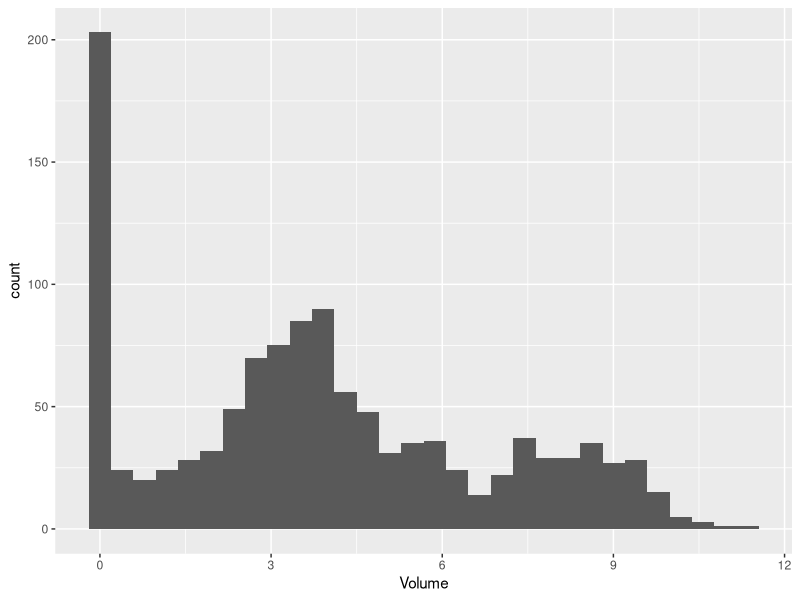
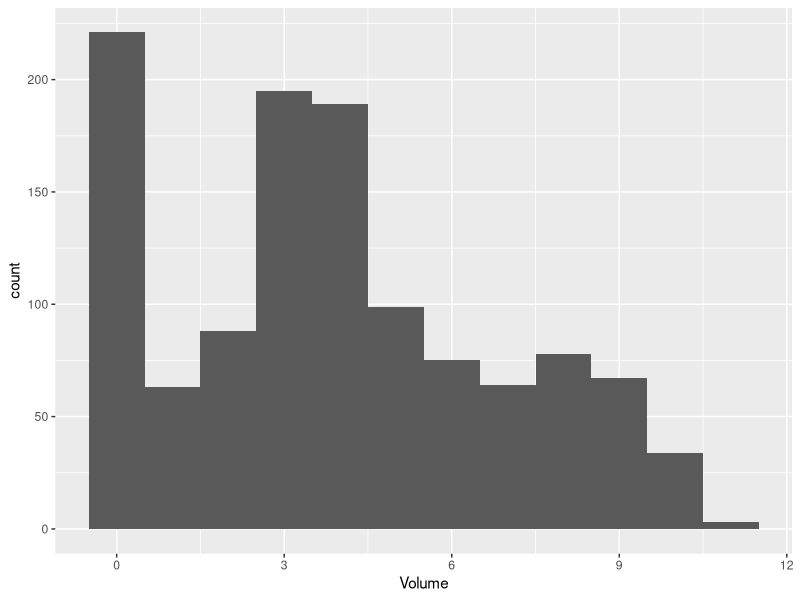
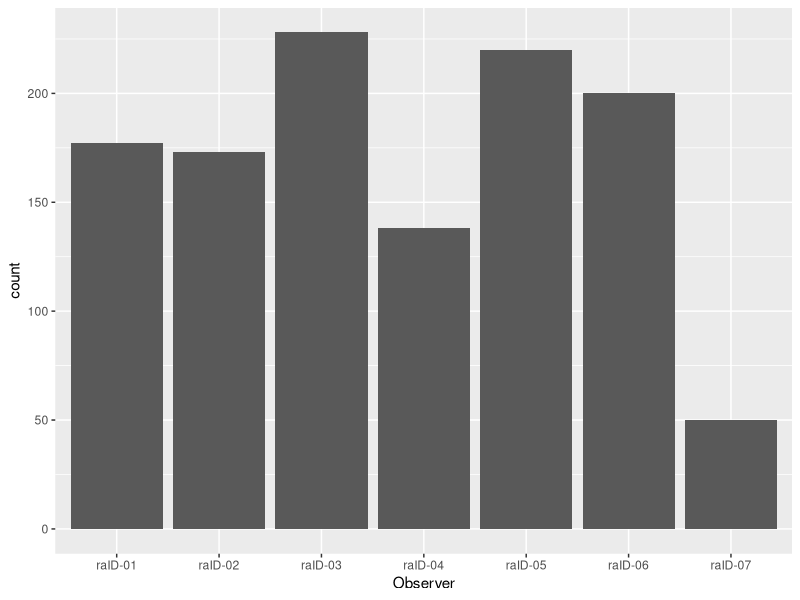
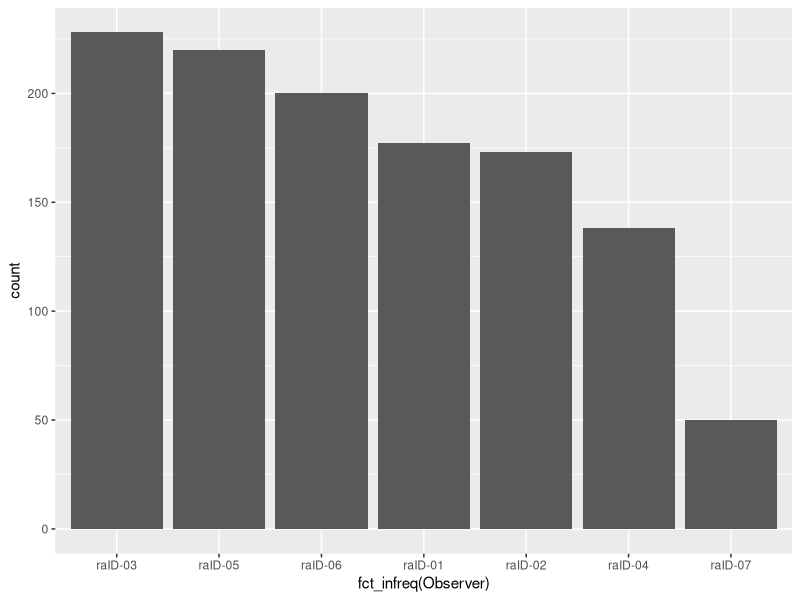
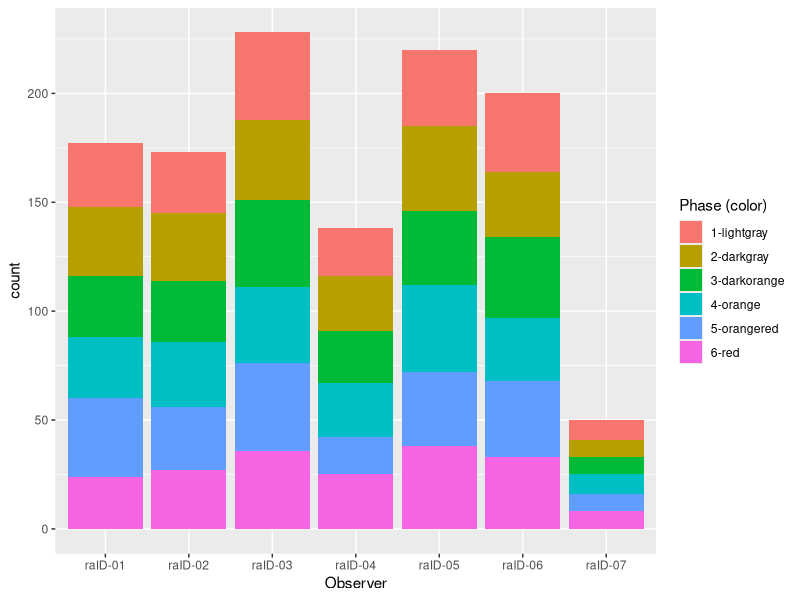
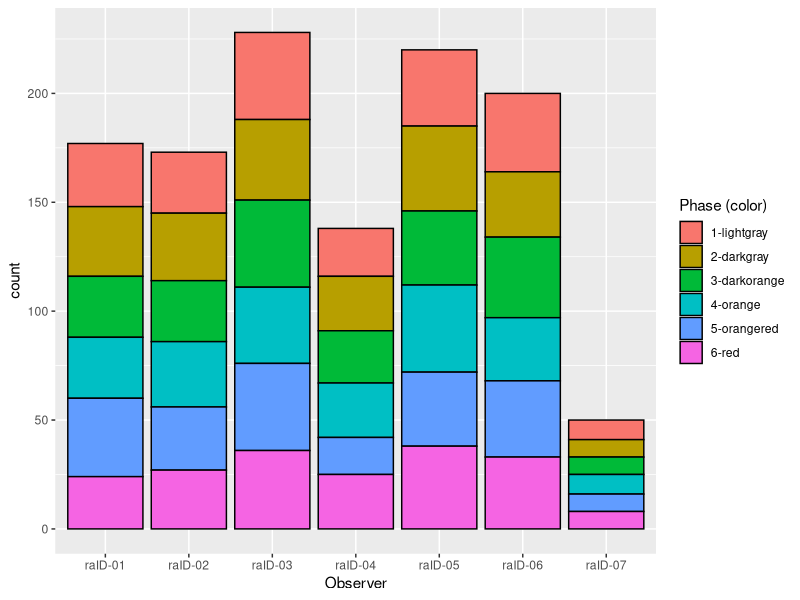
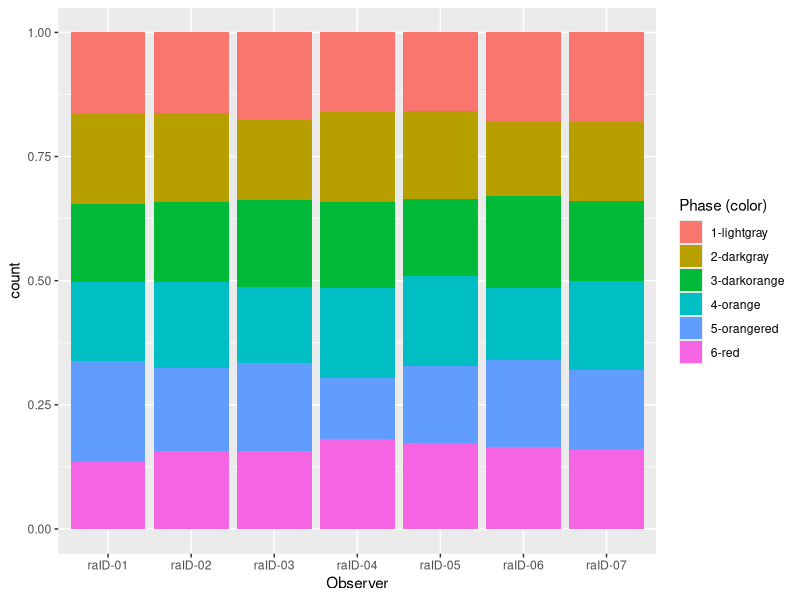

The R source for these figures, in order: (Note: this script raises an error after producing the figures.)
#Loading libraries 
library(tidyverse)
library(readxl)

#Reading in data the same way as last time
cb_data <- read_xlsx(path = "CB_data_2023.xlsx",
                     skip = 11,
                     na = "-99")

#geom_histogram makes histograms
#A histogram shows the distribution of a continuous variable
#Divides data into bins and counts how many obs per bin
#Height of bar = count
#Only specify "x" aesthetic 
ggplot(data = cb_data,
       aes(x = Volume)) +
  geom_histogram()

#Adjust number of bins with binwidth
ggplot(data = cb_data,
       aes(x = Volume)) +
  geom_histogram(binwidth = 1)

#Making a bar plot using geom_bar
#With only "x" aesthetic; counts number of obs
#Use with categorical variable
ggplot(data = cb_data,
       aes(x = Observer)) +
  geom_bar()

#Use fct_infreq() to order based on count
ggplot(data = cb_data,
       aes(x = fct_infreq(Observer))) +
  geom_bar()

#Use the fill aesthetic for example to add another variable
#Color of bars controlled using the fill aesthetic
#The default setting creates stacked bars
ggplot(data = cb_data,
       aes(x = Observer, 
       fill = `Phase (color)`)) +
  geom_bar()

#Color aesthetic controls outline
ggplot(data = cb_data,
       aes(x = Observer, 
           fill = `Phase (color)`)) +
  geom_bar(color = "black")

#Use position = "fill" to get percentages 
ggplot(data = cb_data,
       aes(x = Observer, 
           fill = `Phase (color)`)) +
  geom_bar(position = "fill")

#geom_bar with both x and y aesthetics
#Throws an error because of the default counting
ggplot(data = cb_data) +
  geom_bar(aes(x = `Phase (color)`,
               y = Volume))

#We need to specify "stat" for it to work
#stat = "identity" uses data values for plotting
#If multiple values per group, they are summed. 
ggplot(data = cb_data) +
  geom_bar(aes(x = `Phase (color)`,
               y = Volume),
           stat = "identity")

#Often more useful to be specific about what to plot
ggplot(data = cb_data) +
  geom_bar(aes(x = `Phase (color)`,
               y = Volume),
           stat = "summary",
           fun = "mean")

#We can flip axes to give more room for axis labels
ggplot(data = cb_data) +
  geom_bar(aes(x = `Phase (color)`,
               y = Volume),
           stat = "summary",
           fun = "mean") +
  coord_flip()

#Adding more information to our plot
#Here using the fill aesthetic
ggplot(data = cb_data) +
  geom_bar(aes(x = `Phase (color)`,
               y = Volume, 
               fill = Observer),
           stat = "summary",
           fun = "mean") +
  coord_flip()

#Plot bars side-by-side using position = "dodge"
ggplot(data = cb_data,
       aes(x = `Phase (color)`,
           y = Volume, 
           fill = Observer)) +
  geom_bar(stat = "summary",
           fun = "mean", 
           position = "dodge")

#Add errorbars
#Error bars also need position = "dodge" to align with bars
ggplot(data = cb_data,
       aes(x = `Phase (color)`,
           y = Volume, 
           fill = Observer)) +
  geom_bar(stat = "summary",
           fun = "mean", 
           position = "dodge") +
  geom_errorbar(stat = "summary",
                fun.data = "mean_se",
                position = "dodge")

#Show similar info as above using geom_boxplot
ggplot(data = cb_data,
       aes(x = `Phase (color)`,
           y = Volume, 
           fill = Observer)) +
  geom_boxplot()

#Assigning plot to object
#Use brackets to both assign a plot to an object and show it
(p1 <- ggplot(data = cb_data,
       aes(x = `Phase (color)`,
           y = Volume, 
           fill = Observer)) +
  geom_bar(stat = "summary",
           fun = "mean", 
           position = "dodge") +
  geom_errorbar(stat = "summary",
                fun.data = "mean_se",
                position = "dodge"))

(p2 <- ggplot(data = cb_data,
              aes(x = `Phase (color)`,
                  y = Volume, 
                  fill = Observer)) +
    geom_boxplot())

#Use the plot_grid() function (cowplot) to combine plots
#Instead of loading package, :: can be used to find function 
cowplot::plot_grid(p1, p2)

#Add a label
cowplot::plot_grid(p1, p2,
          labels = "AUTO")

#Export plot using ggsave
ggsave(filename = "plot1.pdf",
       plot = p1)
